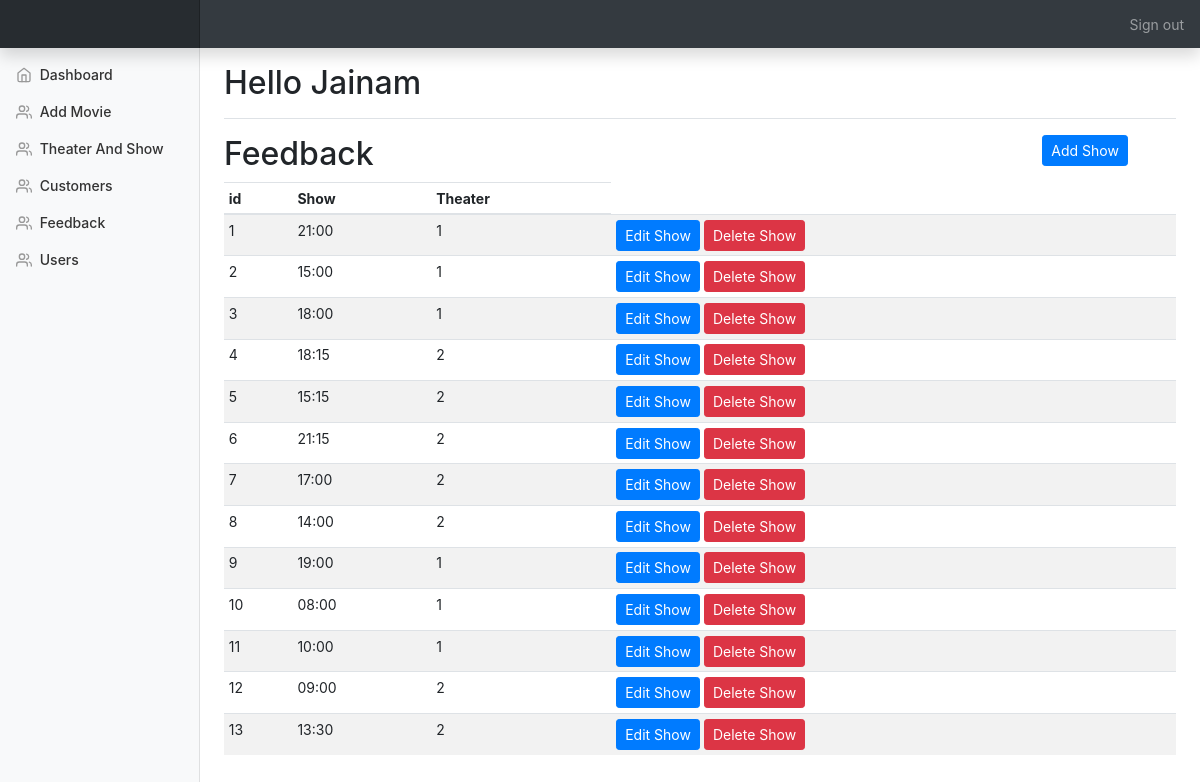
The app's page /admin/Theater_and_show.php (signed in) with its own data.
### tables this page shows
CREATE TABLE `theater_show` (
  `id` int(25) NOT NULL,
  `show` varchar(100) NOT NULL,
  `theater` varchar(100) NOT NULL
);

### admin/Theater_and_show.php (the view, shortened to what this page needs)
<!doctype html>
<html lang="en">
  <head>
<?php include_once("./templates/top.php"); ?>
<?php include_once("./templates/navbar.php"); ?>
<div class="container-fluid">
  <div class="row">
    <?php include "./templates/sidebar.php"; ?>
      <div class="row">
      	<div class="col-10">
      		<h2>Feedback</h2>
      	</div>
      	<div class="col-2">
          <button data-toggle="modal" data-target="#add_show" class="btn btn-primary btn-sm">Add Show</button>
        </div>
      </div>
      <div class="table-responsive">
        <table class="table table-striped table-sm">
          <thead>
            <tr>
              <th>id</th>
              <th>Show</th>
              <th>Theater</th>
            </tr>
          </thead>
          <tbody id="product_list">
           <?php
include_once 'Database.php';
$result = mysqli_query($conn,"SELECT * FROM theater_show");
if (mysqli_num_rows($result) > 0) {
  while($row = mysqli_fetch_array($result)) {
    ?>
    <tr>
              <td><?php echo $row['id'];?></td>
              <td><?php echo $row['show'];?></td>
              <td><?php echo $row['theater'];?></td>
              <td>
                  <button data-toggle="modal" data-target="#update_show<?php echo $row['id'];?>" class="btn btn-primary btn-sm">Edit Show</button>
                  <button data-toggle="modal" data-target="#delete_show<?php echo $row['id'];?>" class="btn btn-danger btn-sm">Delete Show</button>
               </td>
                </tr>
  <?php
  }
}
?>
          </tbody>
        </table>
      </div>
    </main>
  </div>
</div>
<?php include_once("./templates/footer.php"); ?>

### admin/templates/top.php (shortened to what this page needs)
<link rel="stylesheet" href="./css/bootstrap.min.css">
<link rel="stylesheet" href="./css/all.css">
    <link href="./css/dashboard.css" rel="stylesheet">
  </head>
 <body>

### admin/templates/navbar.php
 <nav class="navbar navbar-dark fixed-top bg-dark flex-md-nowrap p-0 shadow">
  <a class="navbar-brand col-sm-3 col-md-2 mr-0" href="#"><img src="logo.png" alt=""></a>
  <ul class="navbar-nav px-3">
    <li class="nav-item text-nowrap">
    	<?php
    		if (isset($_SESSION['admin'])) {
    			?>
    				<a class="nav-link" href="../admin/admin-logout.php">Sign out</a>
    			<?php
    		}
    	?>
    </li>
  </ul>
</nav>

### admin/templates/sidebar.php (shortened to what this page needs)
<nav class="col-md-2 d-none d-md-block bg-light sidebar">
      <div class="sidebar-sticky">
        <ul class="nav flex-column">
          <li class="nav-item">
            <a class="nav-link" href="index.php">
              <span data-feather="home"></span>
              Dashboard <span class="sr-only">(current)</span>
            </a>
          </li>
         <li class="nav-item">
            <a class="nav-link" href="add-movie.php">
              <span data-feather="users"></span>
              Add Movie
            </a>
          </li>
         <li class="nav-item">
            <a class="nav-link" href="Theater_and_show.php">
              <span data-feather="users"></span>
              Theater And Show
            </a>
          </li>
          <li class="nav-item">
            <a class="nav-link" href="customers.php">
              <span data-feather="users"></span>
              Customers
            </a>
          </li>
           <li class="nav-item">
            <a class="nav-link" href="Feedback.php">
              <span data-feather="users"></span>
              Feedback
            </a>
          </li>
           <li class="nav-item">
            <a class="nav-link" href="users.php">
              <span data-feather="users"></span>
              Users
            </a>
          </li>
        </ul>
      </div>
    </nav>
    <main role="main" class="col-md-9 ml-sm-auto col-lg-10 px-4">
      <div class="d-flex justify-content-between flex-wrap flex-md-nowrap align-items-center pt-3 pb-2 mb-3 border-bottom">
        <h1 class="h2">Hello <?php echo $_SESSION["admin"]; ?></h1>
      </div>

### admin/templates/footer.php (shortened to what this page needs)
 </body>
</html>

### admin/css/dashboard.css (style rules this page uses)
body { font-size: .875rem; }
.feather { width: 16px; height: 16px; vertical-align: text-bottom; }
.sidebar { position: fixed; top: 0; bottom: 0; left: 0; z-index: 100; padding: 48px 0 0; box-shadow: inset -1px 0 0 rgba(0, 0, 0, .1); }
.sidebar-sticky { position: relative; top: 0; height: calc(100vh - 48px); padding-top: .5rem; overflow-x: hidden; overflow-y: auto; }
.sidebar .nav-link { font-weight: 500; color: #333; }
.sidebar .nav-link .feather { margin-right: 4px; color: #999; }
[role="main"] { padding-top: 133px; }
@media (min-width: 768px) { [role="main"] { padding-top: 48px; } }
.navbar-brand { padding-top: .75rem; padding-bottom: .75rem; font-size: 1rem; background-color: rgba(0, 0, 0, .25); box-shadow: inset -1px 0 0 rgba(0, 0, 0, .25); }

### records on screen
theater_show: id "1", show "21:00", theater "1"
theater_show: id "2", show "15:00", theater "1"
theater_show: id "3", show "18:00", theater "1"
theater_show: id "4", show "18:15", theater "2"
theater_show: id "5", show "15:15", theater "2"
theater_show: id "6", show "21:15", theater "2"
theater_show: id "7", show "17:00", theater "2"
theater_show: id "8", show "14:00", theater "2"
theater_show: id "9", show "19:00", theater "1"
theater_show: id "10", show "08:00", theater "1"
theater_show: id "11", show "10:00", theater "1"
theater_show: id "12", show "09:00", theater "2"
theater_show: id "13", show "13:30", theater "2"

### other values on screen
$_SESSION["admin"] "Jainam"
